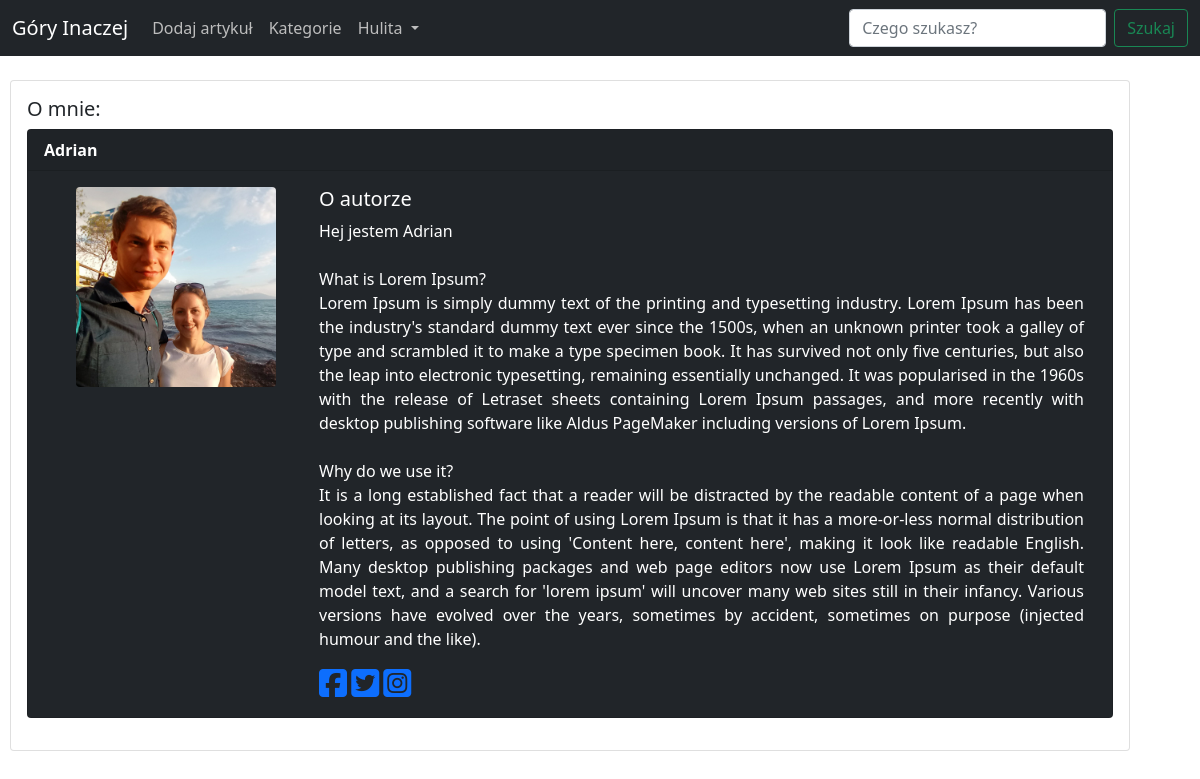
The page /auth/author_info/1/ (signed in) on the database its author committed.
### blog/models.py (models this page shows, shortened)
class Profile(models.Model):
    user=models.OneToOneField(User,null=True,blank=True, on_delete=models.CASCADE)
    bio=models.TextField(null=True, blank=True)
    profile_pic=models.ImageField(null=True, blank=True, upload_to="images/profile_pic")
    facebook_url=models.CharField(max_length=200,null=True, blank=True)
    twitter_url=models.CharField(max_length=200,null=True, blank=True)
    instagram_url=models.CharField(max_length=200,null=True, blank=True)

### members/views.py (the view)
# urls.py: path('author_info/<int:pk>/',AuthorInfo.as_view(),name='author_info'),
class AuthorInfo(DetailView):
    model=Profile
    template_name = 'registration/user_info.html'
    def get_context_data(self, *args, **kwargs):
        context=super(AuthorInfo,self).get_context_data(*args,**kwargs)
        user_info=get_object_or_404(Profile,id=self.kwargs['pk'])
        context["user_info"]=user_info
        return context

### Templates/registration/user_info.html (shortened to what this page needs)
{% extends 'main.html' %}
{% load static %}
{% block body %}
<div class="card" style="width: 70rem;" xmlns="http://www.w3.org/1999/html">
    <div class="card-body">
        <h5>O mnie: </h5>
        <div class="card text-white bg-dark mb-3" style="max-width: 68rem;">
            <div class="card-header">
                <strong>{{user_info.user.username|title}}</strong></br>
            </div>
            <div class="card-body">
                 <div class="container">
                    <div class="row">
                        <div class="col">
                            {% if user_info.profile_pic %}
                                <img src="{{user_info.profile_pic.url}}" height="200" width="200" class="rounded" style="display:block;margin:auto" >
                            {% else %}
                                <img src="{% static 'unknown_user.jpg' %}" height="200" width="200" class="rounded" style="display:block;margin:auto" >
                            {% endif %}
                        </div>
                        <div class="col-9">
                            <h5 class="card-title">O autorze</h5>
                            {% if user_info.bio %}
                                <p class="card-text" style="text-align:justify;">{{user_info.bio|linebreaksbr}}</p>
                            {% else %}
                                 <p class="card-text">Autor nie dodal jeszcze informacji o sobie</p>
                            {% endif %}
                            {% if user_info.facebook_url %}
                                <a href="{{user_info.facebook_url}}"><i class="fab fa-facebook-square fa-2x"></i></a>
                            {% endif %}
                            {% if user_info.twitter_url %}
                                <a href="{{user_info.twitter_url}}"><i class="fab fa-twitter-square fa-2x"></i></a>
                            {% endif %}
                            {% if user_info.instagram_url %}
                                <a href="{{user_info.instagram_url}}"><i class="fab fa-instagram-square fa-2x"></i></a>
                            {% endif %}
                        </div>
                    </div>
                </div>
            </div>
        </div>
    </div>
</div>
{% endblock %}

### Templates/main.html (shortened to what this page needs)
<!DOCTYPE html>
{% load static %}
<link href="https://cdn.jsdelivr.net/npm/bootstrap@5.0.2/dist/css/bootstrap.min.css" rel="stylesheet">
<html lang="en">
<head>
</head>
<body style="background-image:url({% static 'background.png' %});background-repeat: no-repeat;">
<nav class="navbar navbar-expand-lg navbar-dark bg-dark">
  <div class="container-fluid">
    <a class="navbar-brand" href="{% url 'main' %}">Góry Inaczej</a>
    <div class="collapse navbar-collapse" id="navbarSupportedContent">
      <ul class="navbar-nav me-auto mb-2 mb-lg-0">
        <li class="nav-item">
          {% if user.is_authenticated %}
          <a class="nav-link active" style="color:#BDBDBD" aria-current="page" href="{% url 'create' %}">Dodaj artykuł</a>
          {% endif %}
        </li>
        <li class="nav-item">
          <a class="nav-link active" style="color:#BDBDBD" aria-current="page" href="{% url 'show_categories' %}">Kategorie</a>
        </li>
        {% if user.is_authenticated %}
        <li class="nav-item dropdown">
          <div class="sms-button"  role="button" data-toggle="dropdown" aria-haspopup="true" aria-expanded="false">
            <a class="nav-link dropdown-toggle" style="color:#BDBDBD" href="#" id="navbarDropdown" role="button" data-bs-toggle="dropdown" aria-expanded="false">
             {{user.username|title}}
            </a>
          </div>
        </li>
        {% endif %}
      </ul>
      <form class="d-flex" method="POST" action="{% url 'search' %}">
        <input class="form-control me-2" type="search" name="search" placeholder="Czego szukasz?" aria-label="Search">
        <button class="btn btn-outline-success" type="submit">Szukaj</button>
      </form>
    </div>
  </div>
</nav>
<div style="margin-left:10px">
    {% block body %}{% endblock %}
</div>
</body>
</html>

### rows shown on the page
Profile: user.username "Adrian", profile_pic (picture), bio "Hej jestem Adrian What is Lorem Ipsum? Lorem Ipsum is simply dummy text of the printing and typesetting industry. Lorem Ipsum has been the industry's standard dummy text ever since the 1500s, when an unknown printer took a galley of type and scrambled it to make a type specimen book. It has survived not only five centuries, but also the leap into electronic typesetting, remaining essentially unchanged. It was popularised in the 1960s with the release of Letraset sheets containing Lorem Ipsum passages, and more recently with desktop publishing software like Aldus PageMaker including versions of Lorem Ipsum. Why do we use it? It is a long established fact that a reader will be distracted by…"

### other values the page prints
{{ user.username|title }} "Hulita"
